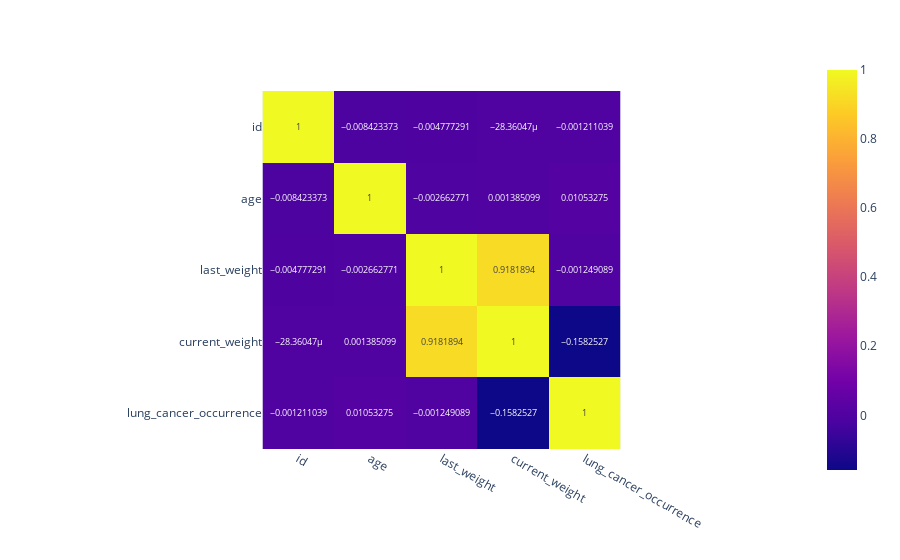

Notebook code for this chart:
### Code cell
px.imshow(df.corr(), text_auto=True).show()

### Figure 1 — Plotly figure (JSON) as saved in the notebook; plotly's stock layout.template omitted (floating-point values rounded to 4 significant figures)
{"data": [{"coloraxis": "coloraxis", "hovertemplate": "x: %{x}<br>y: %{y}<br>color: %{z}<extra></extra>", "name": "0", "texttemplate": "%{z}", "type": "heatmap", "x": ["id", "age", "last_weight", "current_weight", "lung_cancer_occurrence"], "xaxis": "x", "y": ["id", "age", "last_weight", "current_weight", "lung_cancer_occurrence"], "yaxis": "y", "z": [[1.0, -0.008423, -0.004777, -2.836e-05, -0.001211], [-0.008423, 1.0, -0.002663, 0.001385, 0.01053], [-0.004777, -0.002663, 1.0, 0.9182, -0.001249], [-2.836e-05, 0.001385, 0.9182, 1.0, -0.1583], [-0.001211, 0.01053, -0.001249, -0.1583, 1.0]]}], "layout": {"autosize": true, "coloraxis": {"colorscale": [[0, "#0d0887"], [0.1111, "#46039f"], [0.2222, "#7201a8"], [0.3333, "#9c179e"], [0.4444, "#bd3786"], [0.5556, "#d8576b"], [0.6667, "#ed7953"], [0.7778, "#fb9f3a"], [0.8889, "#fdca26"], [1, "#f0f921"]]}, "margin": {"t": 60}, "xaxis": {"anchor": "y", "autorange": true, "constrain": "domain", "domain": [0.2524, 0.7476], "range": [-0.5, 4.5], "scaleanchor": "y", "type": "category"}, "yaxis": {"anchor": "x", "autorange": true, "constrain": "domain", "domain": [0, 1], "range": [4.5, -0.5], "type": "category"}}}
